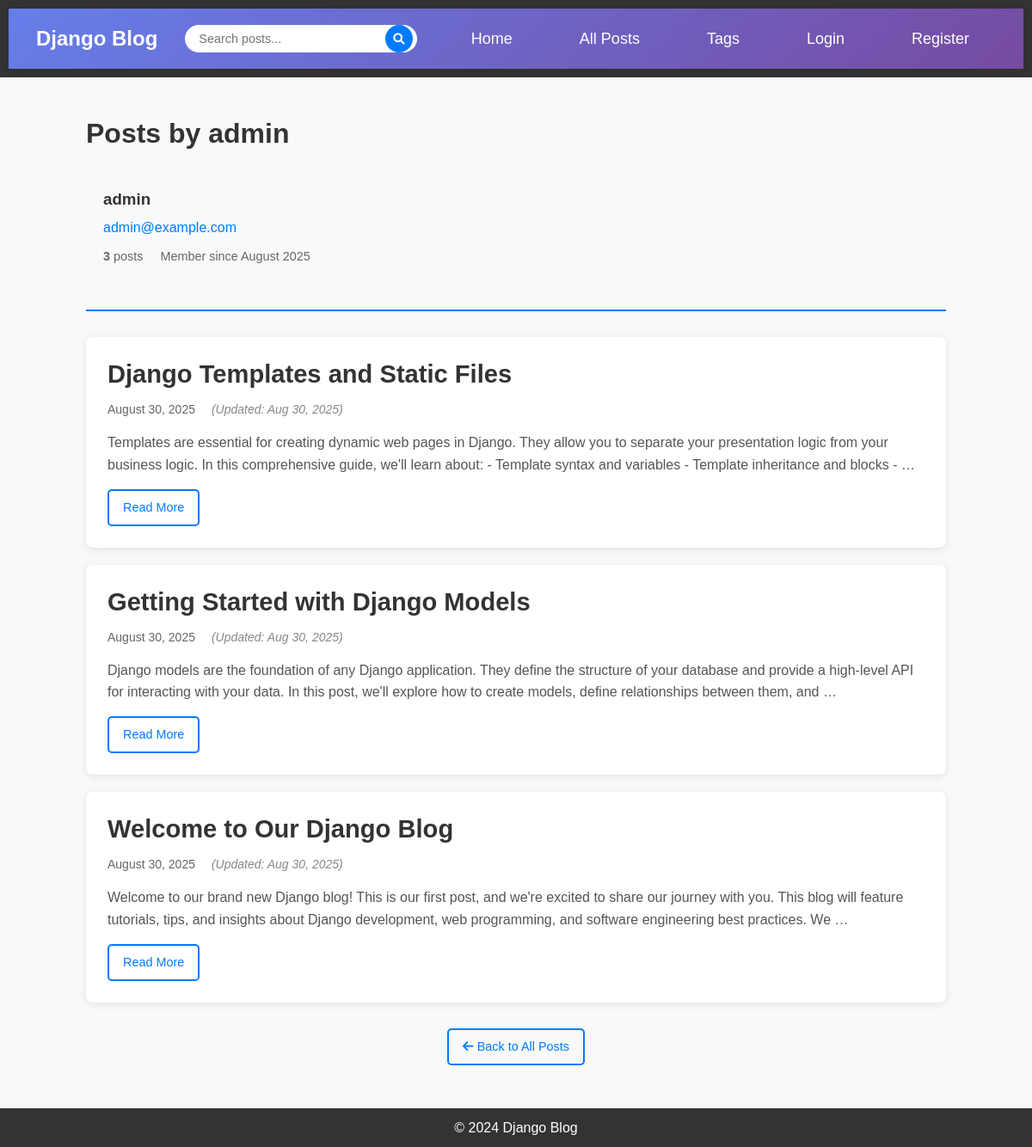
Page /user/admin/posts/ on the committed database.
### blog/models.py (models this page shows, shortened)
class Post(models.Model):
    title = models.CharField(max_length=200)
    content = models.TextField()
    published_date = models.DateTimeField(auto_now_add=True)
    updated_date = models.DateTimeField(auto_now=True)
    author = models.ForeignKey(User, on_delete=models.CASCADE)
    tags = models.ManyToManyField(Tag, blank=True, related_name='posts')
    class Meta:
        ordering = ['-published_date']

### blog/views.py (the view)
# urls.py: path('user/<str:username>/posts/', views.UserPostListView.as_view(), name='user-posts'),
class UserPostListView(ListView):
    model = Post
    template_name = 'blog/user_posts.html'
    context_object_name = 'posts'
    paginate_by = 5
    def get_queryset(self):
        from django.contrib.auth.models import User
        user = User.objects.get(username=self.kwargs.get('username'))
        return Post.objects.filter(author=user).order_by('-published_date')
    def get_context_data(self, **kwargs):
        context = super().get_context_data(**kwargs)
        from django.contrib.auth.models import User
        user = User.objects.get(username=self.kwargs.get('username'))
        context['title'] = f"Posts by {user.username}"
        context['post_author'] = user
        return context

### blog/templates/blog/user_posts.html (shortened to what this page needs)
{% extends 'blog/base.html' %}
{% block content %}
<div class="user-posts-container">
    <div class="user-posts-header">
        <h1>{{ title }}</h1>
        <div class="author-info">
            <div class="author-details">
                <h3>{{ post_author.username }}</h3>
                {% if post_author.email %}
                    <p class="author-email">{{ post_author.email }}</p>
                {% endif %}
                <div class="author-stats">
                    <span class="stat">
                        <strong>{{ posts|length }}</strong>
                        post{{ posts|length|pluralize }}
                    </span>
                    <span class="stat">
                        Member since {{ post_author.date_joined|date:"F Y" }}
                    </span>
                </div>
            </div>
        </div>
    </div>
    {% if posts %}
        <div class="posts-list">
            {% for post in posts %}
                <article class="post-item">
                    <div class="post-header">
                        <h2 class="post-title">
                            <a href="{% url 'post-detail' post.pk %}">{{ post.title }}</a>
                        </h2>
                        <div class="post-meta">
                            <span class="date">{{ post.published_date|date:"F d, Y" }}</span>
                            {% if post.updated_date != post.published_date %}
                                <span class="updated">(Updated: {{ post.updated_date|date:"M d, Y" }})</span>
                            {% endif %}
                        </div>
                    </div>
                    <div class="post-content">
                        {{ post.content|truncatewords:40|linebreaksbr }}
                    </div>
                    <div class="post-actions">
                        <a href="{% url 'post-detail' post.pk %}" class="btn btn-outline">Read More</a>
                    </div>
                </article>
            {% endfor %}
        </div>
    {% endif %}
    <div class="navigation-links">
        <a href="{% url 'post-list' %}" class="btn btn-outline">
            <i class="fas fa-arrow-left"></i> Back to All Posts
        </a>
    </div>
</div>
{% endblock %}

### blog/static/css/styles.css (style rules this page uses)
* { margin: 0; padding: 0; box-sizing: border-box; }
body { font-family: Arial, sans-serif; background-color: #f9f9f9; color: #333; line-height: 1.6; }
.post-title { color: #333; margin-bottom: 10px; font-size: 1.3em; }
.post-meta { color: #666; font-size: 14px; margin-bottom: 15px; }
.post-meta .author, .post-meta .date { margin-right: 15px; }
.post-content { line-height: 1.6; color: #555; }
.posts-list { margin-top: 20px; }
.post-item { background: white; padding: 25px; border-radius: 8px; box-shadow: 0 2px 10px rgba(0,0,0,0.1); margin-bottom: 20px; transition: transform 0.2s, box-shadow 0.2s; }
.post-header { margin-bottom: 15px; }
.post-title a { color: #333; text-decoration: none; font-size: 1.4em; font-weight: bold; line-height: 1.3; }
.post-meta .updated { color: #888; font-style: italic; }
.post-actions { margin-top: 15px; display: flex; gap: 10px; flex-wrap: wrap; }
.author-info { margin-bottom: 10px; }
.user-posts-container { max-width: 1000px; margin: 40px auto; }
.user-posts-header { margin-bottom: 30px; border-bottom: 2px solid #007bff; padding-bottom: 20px; }
.author-info { background: #f8f9fa; padding: 20px; border-radius: 8px; margin-top: 15px; }
.author-details h3 { color: #333; margin-bottom: 5px; }
.author-email { color: #007bff; margin-bottom: 10px; }
.author-stats { display: flex; gap: 20px; flex-wrap: wrap; }
.stat { color: #666; font-size: 0.9em; }
.navigation-links { margin-top: 30px; text-align: center; }
.btn { display: inline-block; padding: 10px 20px; text-decoration: none; border-radius: 4px; font-size: 14px; font-weight: 500; text-align: center; transition: all 0.3s; border: 1px solid transparent; cursor: pointer; }
.btn-outline { background-color: transparent; color: #007bff; border-color: #007bff; }

### blog/templates/blog/base.html (style rules this page uses)
.btn { display: inline-block; padding: 0.5rem 1rem; border: none; border-radius: 5px; text-decoration: none; cursor: pointer; transition: all 0.2s ease; font-size: 0.9rem; }
.btn-outline { background: transparent; border: 2px solid #007bff; color: #007bff; }

### rows in the picture
Post: title "Django Templates and Static Files", published_date "August 30, 2025", updated_date "Aug 30, 2025", content "Templates are essential for creating dynamic web pages in Django. They allow you to separate your presentation logic from your business logic. In this comprehensive guide, we'll learn about: - Template syntax and variables - Template inheritance and blocks - …"
Post: title "Getting Started with Django Models", published_date "August 30, 2025", updated_date "Aug 30, 2025", content "Django models are the foundation of any Django application. They define the structure of your database and provide a high-level API for interacting with your data. In this post, we'll explore how to create models, define relationships between them, and …"
Post: title "Welcome to Our Django Blog", published_date "August 30, 2025", updated_date "Aug 30, 2025", content "Welcome to our brand new Django blog! This is our first post, and we're excited to share our journey with you. This blog will feature tutorials, tips, and insights about Django development, web programming, and software engineering best practices. We …"

### other values in the picture
{{ title }} "Posts by admin"
{{ post_author.username }} "admin"
{{ post_author.email }} "admin@example.com"
{{ posts|length }} "3"
{{ post_author.date_joined|date:"F Y" }} "August 2025"
